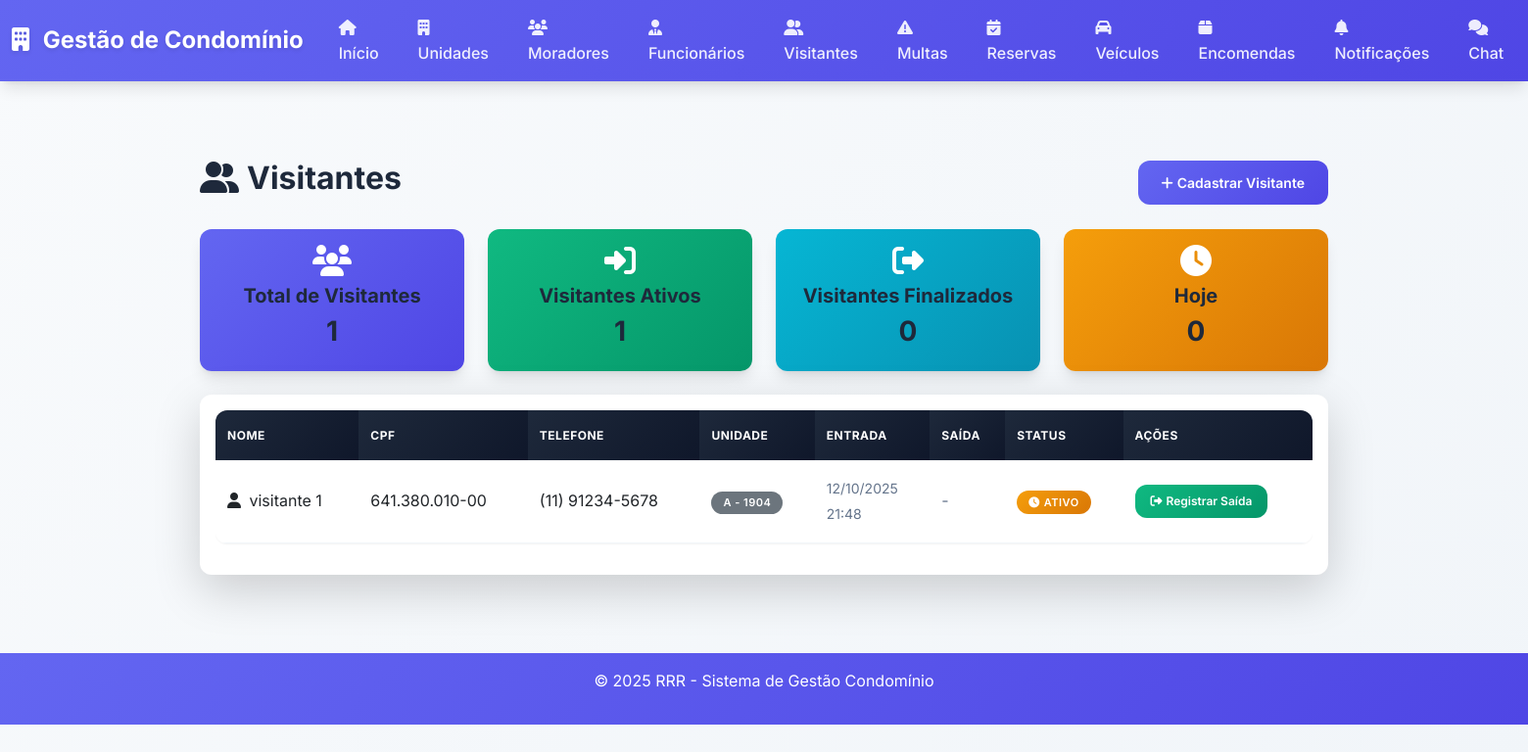
Before: /visitantes (signed in) with the older database file.
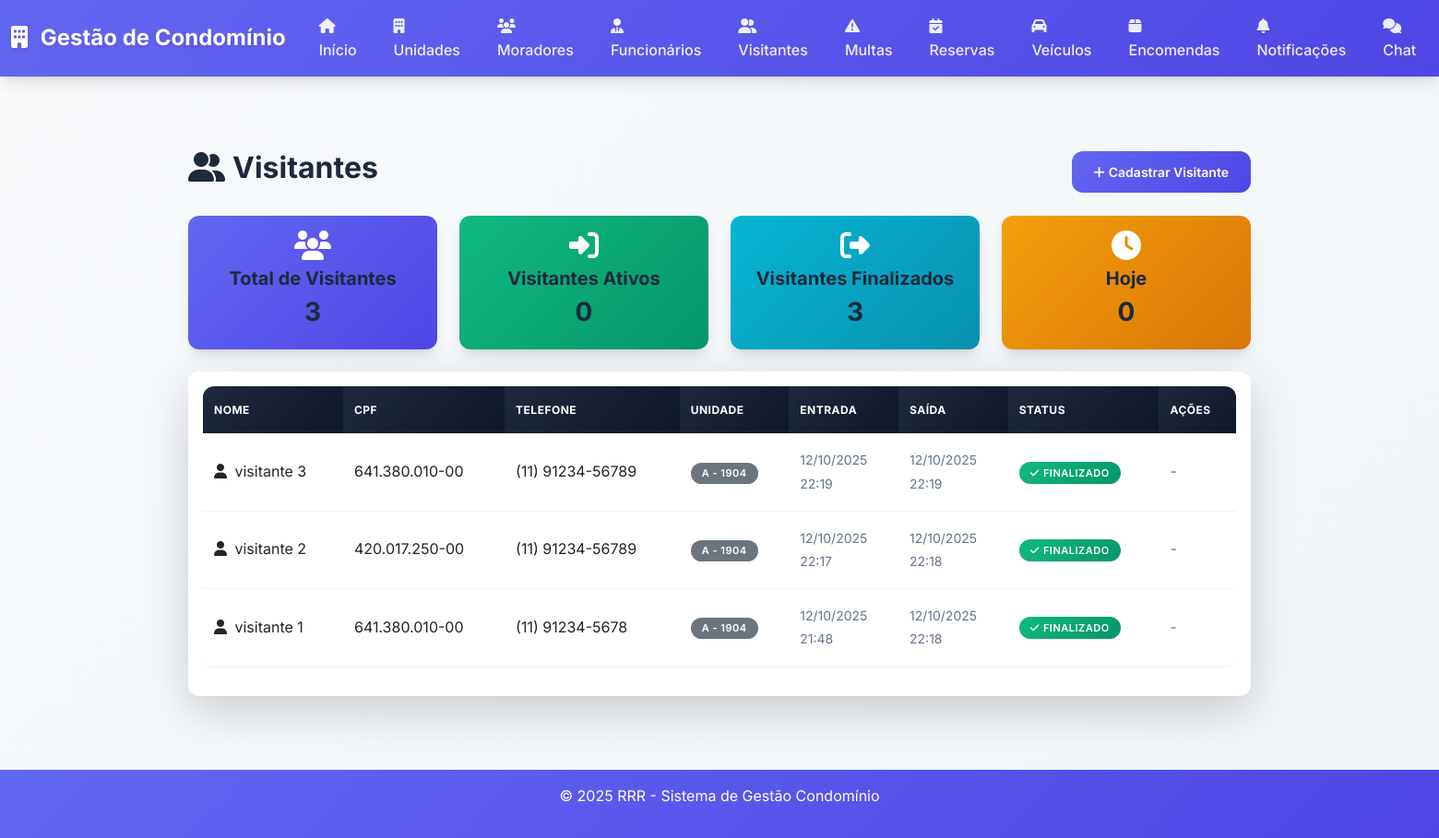
After: the same page with the newer database file.
### app.py (models this page shows)
class Visitante(db.Model):
    id = db.Column(db.Integer, primary_key=True)
    nome = db.Column(db.String(100), nullable=False)
    cpf = db.Column(db.String(14), nullable=False)
    telefone = db.Column(db.String(15), nullable=False)
    unidade_id = db.Column(db.Integer, db.ForeignKey('unidade.id'), nullable=False)
    data_entrada = db.Column(db.DateTime, default=datetime.utcnow)
    data_saida = db.Column(db.DateTime, nullable=True)
    observacoes = db.Column(db.Text, nullable=True)
    unidade = db.relationship('Unidade', backref='visitantes')

class Unidade(db.Model):
    id = db.Column(db.Integer, primary_key=True)
    numero = db.Column(db.String(10), nullable=False, unique=True)
    bloco = db.Column(db.String(10), nullable=False)
    tipo = db.Column(db.String(20), nullable=False)
    vagas_garagem = db.Column(db.Integer, default=0)
    data_cadastro = db.Column(db.DateTime, default=datetime.utcnow)
    moradores = db.relationship('Morador', backref='unidade', lazy=True)

### app.py (the view)
@app.route('/visitantes')
@login_required
def listar_visitantes():
    usuario = Usuario.query.get(session['user_id'])
    if usuario.tipo == 'Admin':
        visitantes = Visitante.query.order_by(Visitante.data_entrada.desc()).all()
    else:
        visitantes = Visitante.query.filter_by(unidade_id=usuario.morador.unidade_id).order_by(Visitante.data_entrada.desc()).all()
    total_visitantes = len(visitantes)
    visitantes_ativos = len([v for v in visitantes if v.data_saida is None])
    visitantes_finalizados = len([v for v in visitantes if v.data_saida is not None])
    from datetime import datetime, date
    hoje = date.today()
    visitantes_hoje = len([v for v in visitantes if v.data_entrada.date() == hoje])
    return render_template('visitantes.html',
                         visitantes=visitantes,
                         total_visitantes=total_visitantes,
                         visitantes_ativos=visitantes_ativos,
                         visitantes_finalizados=visitantes_finalizados,
                         visitantes_hoje=visitantes_hoje)

### app.py (called while the page is built)
def login_required(f):
    from functools import wraps
    @wraps(f)
    def decorated_function(*args, **kwargs):
        if 'user_id' not in session:
            return redirect(url_for('login'))
        return f(*args, **kwargs)
    return decorated_function

### templates/visitantes.html (shortened to what the changed rows need)
{% extends "base.html" %}
{% block content %}
<div class="container mt-4">
    <div class="d-flex justify-content-between align-items-center mb-4">
        <h2>
            <i class="fas fa-user-friends me-2"></i>Visitantes
        </h2>
    </div>
    <div class="row mb-4">
    <div class="col-md-3">
        <div class="card bg-primary text-white">
            <div class="card-body text-center">
                <i class="fas fa-users fa-2x mb-2"></i>
                <h5>Total de Visitantes</h5>
                <h3>{{ total_visitantes }}</h3>
            </div>
        </div>
    </div>
    <div class="col-md-3">
        <div class="card bg-success text-white">
            <div class="card-body text-center">
                <i class="fas fa-sign-in-alt fa-2x mb-2"></i>
                <h5>Visitantes Ativos</h5>
                <h3>{{ visitantes_ativos }}</h3>
            </div>
        </div>
    </div>
    <div class="col-md-3">
        <div class="card bg-info text-white">
            <div class="card-body text-center">
                <i class="fas fa-sign-out-alt fa-2x mb-2"></i>
                <h5>Visitantes Finalizados</h5>
                <h3>{{ visitantes_finalizados }}</h3>
            </div>
        </div>
    </div>
    </div>
    <div class="card shadow-lg border-0">
        <div class="card-body">
            <div class="table-responsive">
                <table class="table table-hover">
                    <thead class="table-primary">
                        <tr>
                            <th>Nome</th>
                            <th>CPF</th>
                            <th>Telefone</th>
                            <th>Unidade</th>
                            <th>Entrada</th>
                            <th>Saída</th>
                            <th>Status</th>
                            <th>Ações</th>
                        </tr>
                    </thead>
                    <tbody>
                        {% for visitante in visitantes %}
                        <tr>
                            <td>
                                <i class="fas fa-user me-1"></i>
                                {{ visitante.nome }}
                            </td>
                            <td>{{ visitante.cpf }}</td>
                            <td>{{ visitante.telefone }}</td>
                            <td>
                                <span class="badge bg-secondary">
                                    {{ visitante.unidade.bloco }} - {{ visitante.unidade.numero }}
                                </span>
                            </td>
                            <td>
                                <small class="text-muted">
                                    {{ visitante.data_entrada.strftime('%d/%m/%Y') }}<br>
                                    {{ visitante.data_entrada.strftime('%H:%M') }}
                                </small>
                            </td>
                            <td>
                                {% if visitante.data_saida %}
                                <small class="text-muted">
                                    {{ visitante.data_saida.strftime('%d/%m/%Y') }}<br>
                                    {{ visitante.data_saida.strftime('%H:%M') }}
                                </small>
                                {% else %}
                                <span class="text-muted">-</span>
                                {% endif %}
                            </td>
                            <td>
                                {% if visitante.data_saida %}
                                <span class="badge bg-success">
                                    <i class="fas fa-check me-1"></i>Finalizado
                                </span>
                                {% else %}
                                <span class="badge bg-warning">
                                    <i class="fas fa-clock me-1"></i>Ativo
                                </span>
                                {% endif %}
                            </td>
                            <td>
                                {% if not visitante.data_saida %}
                                <form method="POST" action="{{ url_for('registrar_saida', visitante_id=visitante.id) }}" style="display: inline;">
                                    <button type="submit" class="btn btn-sm btn-success"
                                            onclick="return confirm('Registrar saída do visitante {{ visitante.nome }}?')">
                                        <i class="fas fa-sign-out-alt me-1"></i>Registrar Saída
                                    </button>
                                </form>
                                {% else %}
                                <span class="text-muted">-</span>
                                {% endif %}
                            </td>
                        </tr>
                        {% endfor %}
                    </tbody>
                </table>
            </div>
        </div>
    </div>
</div>
{% endblock %}

Changed rows visible on the page:
added Visitante: nome "visitante 3", cpf "641.380.010-00", telefone "(11) 91234-56789", unidade.bloco "A", unidade.numero "1904", data_entrada "12/10/2025", data_entrada "22:19", data_saida "12/10/2025", data_saida "22:19", shows "FINALIZADO"
added Visitante: nome "visitante 2", cpf "420.017.250-00", telefone "(11) 91234-56789", unidade.bloco "A", unidade.numero "1904", data_entrada "12/10/2025", data_entrada "22:17", data_saida "12/10/2025", data_saida "22:18", shows "FINALIZADO"
changed Visitante "visitante 1": data_saida (not shown) → "12/10/2025"; data_saida (not shown) → "22:18"; data_saida "ATIVO Registrar Saída" → "FINALIZADO"
Other visible differences:
{{ total_visitantes }}: "1" → "3"
{{ visitantes_ativos }}: "1" → "0"
{{ visitantes_finalizados }}: "0" → "3"
